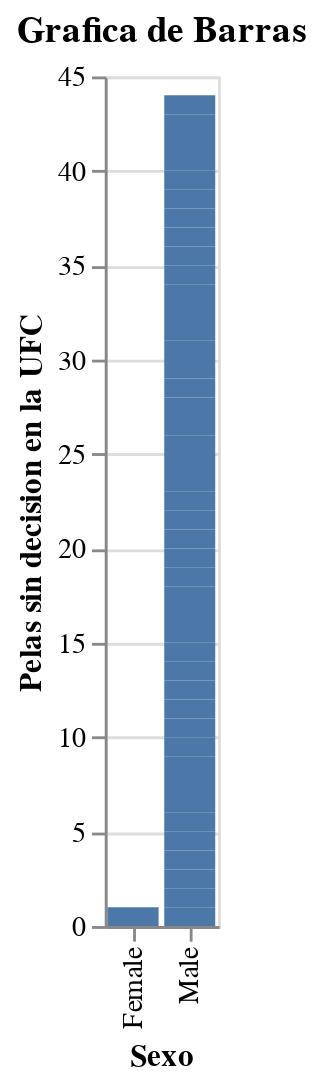

Notebook source saved alongside this figure:
### Markdown cell above
Las categorias de peso de 120 y 140 libras son las que tienen una mayor cantidad de peleadores que las demas categorias.

### Code cell
alt.Chart(metacritic).mark_bar().encode(alt.X("gender", title="Sexo"), alt.Y('ufc_no_contests', title="Pelas sin decision en la UFC")).properties(title="Grafica de Barras")

### Figure 1 — Vega-Lite specification as saved in the notebook (floating-point values rounded to 4 significant figures; data arrays with more than 128 entries replaced by an {"elided": "..."} marker saying what was removed)
{"config": {"view": {"continuousWidth": 300, "continuousHeight": 300}}, "data": {"name": "data-61cddbca45326504fdcec5daf4f8b8d9"}, "mark": {"type": "bar"}, "encoding": {"x": {"field": "gender", "title": "Sexo", "type": "nominal"}, "y": {"field": "ufc_no_contests", "title": "Pelas sin decision en la UFC", "type": "quantitative"}}, "title": "Grafica de Barras", "$schema": "https://vega.github.io/schema/vega-lite/v5.8.0.json", "datasets": {"data-61cddbca45326504fdcec5daf4f8b8d9": {"elided": "617 records"}}}
